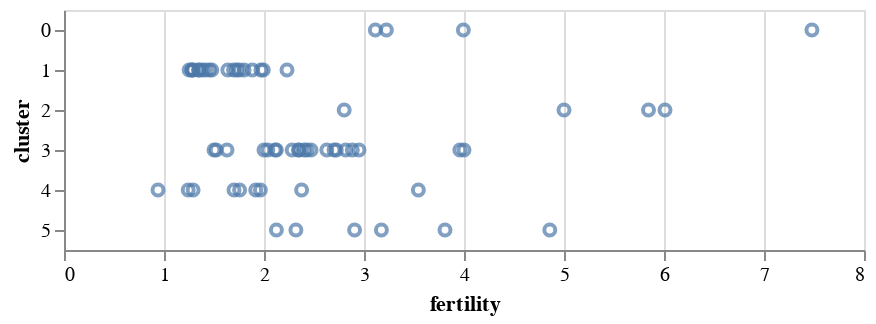

The cell this chart's notebook holds for it:
### Markdown cell above
### 3.2 Y

- `y` 인코딩 채널로 (마크의 수직 위치) y 좌표를 설정한다. 
  - `cluster` 필드를  
    서수형 `O`로 지정하였으므로,  
    이산형 축으로 처리되었다.  
  - 이산형 축에서 (값 간의 간격인) 눈금 간격은 기본값으로 처리된다.

### Code cell
alt.Chart(data2000).mark_point().encode(
    alt.X('fertility:Q'),
    alt.Y('cluster:O')
)

### Figure 1 — Vega-Lite specification as saved in the notebook (floating-point values rounded to 4 significant figures)
{"config": {"view": {"continuousWidth": 400, "continuousHeight": 300}}, "data": {"name": "data-fdeb0b749a6385830bd1445d39ad6ea0"}, "mark": "point", "encoding": {"x": {"type": "quantitative", "field": "fertility"}, "y": {"type": "ordinal", "field": "cluster"}}, "$schema": "https://vega.github.io/schema/vega-lite/v4.8.1.json", "datasets": {"data-fdeb0b749a6385830bd1445d39ad6ea0": [{"year": 2000, "country": "Afghanistan", "cluster": 0, "pop": 23898198, "life_expect": 42.13, "fertility": 7.479}, {"year": 2000, "country": "Argentina", "cluster": 3, "pop": 37497728, "life_expect": 74.34, "fertility": 2.35}, {"year": 2000, "country": "Aruba", "cluster": 3, "pop": 69539, "life_expect": 73.45, "fertility": 2.124}, {"year": 2000, "country": "Australia", "cluster": 4, "pop": 19164620, "life_expect": 80.37, "fertility": 1.756}, {"year": 2000, "country": "Austria", "cluster": 1, "pop": 8113413, "life_expect": 78.98, "fertility": 1.382}, {"year": 2000, "country": "Bahamas", "cluster": 3, "pop": 290075, "life_expect": 71.07, "fertility": 2.111}, {"year": 2000, "country": "Bangladesh", "cluster": 0, "pop": 130406594, "life_expect": 62.01, "fertility": 3.224}, {"year": 2000, "country": "Barbados", "cluster": 3, "pop": 273483, "life_expect": 75.97, "fertility": 1.5}, {"year": 2000, "country": "Belgium", "cluster": 1, "pop": 10263618, "life_expect": 78.32, "fertility": 1.638}, {"year": 2000, "country": "Bolivia", "cluster": 3, "pop": 8152620, "life_expect": 63.88, "fertility": 3.958}, {"year": 2000, "country": "Brazil", "cluster": 3, "pop": 175552771, "life_expect": 71.01, "fertility": 2.345}, {"year": 2000, "country": "Canada", "cluster": 3, "pop": 31278097, "life_expect": 79.77, "fertility": 1.522}, {"year": 2000, "country": "Chile", "cluster": 3, "pop": 15153450, "life_expect": 77.86, "fertility": 2.0}, {"year": 2000, "country": "China", "cluster": 4, "pop": 1262645000, "life_expect": 72.03, "fertility": 1.7}, {"year": 2000, "country": "Colombia", "cluster": 3, "pop": 39685655, "life_expect": 71.68, "fertility": 2.47}, {"year": 2000, "country": "Costa Rica", "cluster": 3, "pop": 3710558, "life_expect": 78.12, "fertility": 2.281}, {"year": 2000, "country": "Croatia", "cluster": 1, "pop": 4410830, "life_expect": 74.88, "fertility": 1.348}, {"year": 2000, "country": "Cuba", "cluster": 3, "pop": 11134273, "life_expect": 77.16, "fertility": 1.63}, {"year": 2000, "country": "Dominican Republic", "cluster": 3, "pop": 8385828, "life_expect": 70.85, "fertility": 2.95}, {"year": 2000, "country": "Ecuador", "cluster": 3, "pop": 12505204, "life_expect": 74.17, "fertility": 2.817}, {"year": 2000, "country": "Egypt", "cluster": 5, "pop": 70492342, "life_expect": 69.81, "fertility": 3.174}, {"year": 2000, "country": "El Salvador", "cluster": 3, "pop": 6122515, "life_expect": 70.73, "fertility": 2.883}, {"year": 2000, "country": "Finland", "cluster": 1, "pop": 5168595, "life_expect": 78.37, "fertility": 1.754}, {"year": 2000, "country": "France", "cluster": 1, "pop": 59381628, "life_expect": 79.59, "fertility": 1.883}, {"year": 2000, "country": "Georgia", "cluster": 1, "pop": 4777209, "life_expect": 70.48, "fertility": 1.478}, {"year": 2000, "country": "Germany", "cluster": 1, "pop": 82187909, "life_expect": 78.67, "fertility": 1.346}, {"year": 2000, "country": "Greece", "cluster": 1, "pop": 10559110, "life_expect": 78.26, "fertility": 1.277}, {"year": 2000, "country": "Grenada", "cluster": 3, "pop": 89312, "life_expect": 67.75, "fertility": 2.429}, {"year": 2000, "country": "Haiti", "cluster": 3, "pop": 7306302, "life_expect": 58.14, "fertility": 4.0}, {"year": 2000, "country": "Hong Kong", "cluster": 4, "pop": 6658720, "life_expect": 81.5, "fertility": 0.94}, {"year": 2000, "country": "Iceland", "cluster": 1, "pop": 281043, "life_expect": 80.5, "fertility": 1.993}, {"year": 2000, "country": "India", "cluster": 0, "pop": 1007702000, "life_expect": 62.88, "fertility": 3.113}, {"year": 2000, "country": "Indonesia", "cluster": 4, "pop": 206265000, "life_expect": 68.59, "fertility": 2.376}, {"year": 2000, "country": "Iran", "cluster": 5, "pop": 65660289, "life_expect": 69.45, "fertility": 2.124}, {"year": 2000, "country": "Iraq", "cluster": 5, "pop": 22675617, "life_expect": 57.05, "fertility": 4.858}, {"year": 2000, "country": "Ireland", "cluster": 1, "pop": 3791690, "life_expect": 77.78, "fertility": 1.969}, {"year": 2000, "country": "Israel", "cluster": 5, "pop": 5842454, "life_expect": 79.7, "fertility": 2.906}, {"year": 2000, "country": "Italy", "cluster": 1, "pop": 57719337, "life_expect": 80.24, "fertility": 1.286}, {"year": 2000, "country": "Jamaica", "cluster": 3, "pop": 2615467, "life_expect": 72.05, "fertility": 2.628}, {"year": 2000, "country": "Japan", "cluster": 4, "pop": 126699784, "life_expect": 82.0, "fertility": 1.291}, {"year": 2000, "country": "Kenya", "cluster": 2, "pop": 29985839, "life_expect": 50.99, "fertility": 5.0}, {"year": 2000, "country": "South Korea", "cluster": 4, "pop": 21647682, "life_expect": 66.66, "fertility": 1.917}, {"year": 2000, "country": "North Korea", "cluster": 4, "pop": 47351083, "life_expect": 77.05, "fertility": 1.242}, {"year": 2000, "country": "Lebanon", "cluster": 5, "pop": 3578036, "life_expect": 71.03, "fertility": 2.319}, {"year": 2000, "country": "Mexico", "cluster": 3, "pop": 99926620, "life_expect": 74.9, "fertility": 2.401}, {"year": 2000, "country": "Netherlands", "cluster": 1, "pop": 15907853, "life_expect": 78.53, "fertility": 1.726}, {"year": 2000, "country": "New Zealand", "cluster": 4, "pop": 3819762, "life_expect": 79.11, "fertility": 1.964}, {"year": 2000, "country": "Nigeria", "cluster": 2, "pop": 114306700, "life_expect": 46.61, "fertility": 5.845}, {"year": 2000, "country": "Norway", "cluster": 1, "pop": 4492400, "life_expect": 79.05, "fertility": 1.801}, {"year": 2000, "country": "Pakistan", "cluster": 0, "pop": 146342958, "life_expect": 63.61, "fertility": 3.994}, {"year": 2000, "country": "Peru", "cluster": 3, "pop": 25979722, "life_expect": 69.91, "fertility": 2.7}, {"year": 2000, "country": "Philippines", "cluster": 4, "pop": 79739825, "life_expect": 70.3, "fertility": 3.544}, {"year": 2000, "country": "Poland", "cluster": 1, "pop": 38654164, "life_expect": 74.67, "fertility": 1.251}, {"year": 2000, "country": "Portugal", "cluster": 1, "pop": 10335597, "life_expect": 77.29, "fertility": 1.454}, {"year": 2000, "country": "Rwanda", "cluster": 2, "pop": 7507056, "life_expect": 43.41, "fertility": 6.01}, {"year": 2000, "country": "Saudi Arabia", "cluster": 5, "pop": 23153090, "life_expect": 71.63, "fertility": 3.81}, {"year": 2000, "country": "South Africa", "cluster": 2, "pop": 44066197, "life_expect": 53.37, "fertility": 2.802}, {"year": 2000, "country": "Spain", "cluster": 1, "pop": 40016081, "life_expect": 79.78, "fertility": 1.287}, {"year": 2000, "country": "Switzerland", "cluster": 1, "pop": 7266920, "life_expect": 80.62, "fertility": 1.415}, {"year": 2000, "country": "Turkey", "cluster": 1, "pop": 65666677, "life_expect": 70.84, "fertility": 2.23}, {"year": 2000, "country": "United Kingdom", "cluster": 1, "pop": 59522468, "life_expect": 78.47, "fertility": 1.695}, {"year": 2000, "country": "United States", "cluster": 3, "pop": 282338631, "life_expect": 77.31, "fertility": 2.038}, {"year": 2000, "country": "Venezuela", "cluster": 3, "pop": 23542649, "life_expect": 72.77, "fertility": 2.723}]}}
